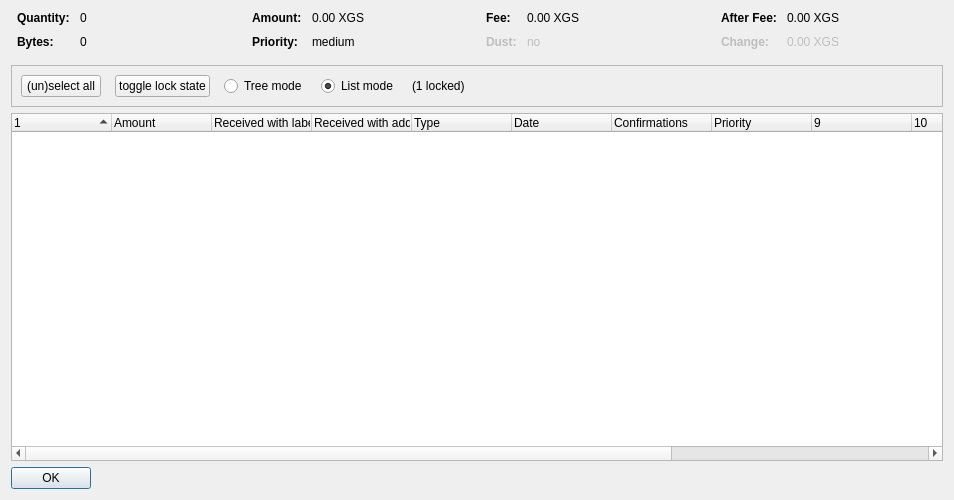
<?xml version="1.0" encoding="UTF-8"?>
<ui version="4.0">
 <class>CoinControlDialog</class>
 <widget class="QDialog" name="CoinControlDialog">
  <property name="geometry">
   <rect>
    <x>0</x>
    <y>0</y>
    <width>954</width>
    <height>500</height>
   </rect>
  </property>
  <property name="windowTitle">
   <string>Coin Selection</string>
  </property>
  <layout class="QVBoxLayout" name="verticalLayout">
   <item>
    <layout class="QHBoxLayout" name="horizontalLayoutTop" stretch="0,0,0,0">
     <property name="topMargin">
      <number>0</number>
     </property>
     <property name="bottomMargin">
      <number>10</number>
     </property>
     <item>
      <layout class="QFormLayout" name="formLayoutCoinControl1">
       <property name="horizontalSpacing">
        <number>10</number>
       </property>
       <property name="verticalSpacing">
        <number>10</number>
       </property>
       <property name="leftMargin">
        <number>6</number>
       </property>
       <property name="rightMargin">
        <number>6</number>
       </property>
       <item row="0" column="0">
        <widget class="QLabel" name="labelCoinControlQuantityText">
         <property name="font">
          <font>
           <weight>75</weight>
           <bold>true</bold>
          </font>
         </property>
         <property name="text">
          <string>Quantity:</string>
         </property>
        </widget>
       </item>
       <item row="0" column="1">
        <widget class="QLabel" name="labelCoinControlQuantity">
         <property name="cursor">
          <cursorShape>IBeamCursor</cursorShape>
         </property>
         <property name="contextMenuPolicy">
          <enum>Qt::ActionsContextMenu</enum>
         </property>
         <property name="text">
          <string notr="true">0</string>
         </property>
         <property name="textInteractionFlags">
          <set>Qt::LinksAccessibleByMouse|Qt::TextSelectableByKeyboard|Qt::TextSelectableByMouse</set>
         </property>
        </widget>
       </item>
       <item row="1" column="0">
        <widget class="QLabel" name="labelCoinControlBytesText">
         <property name="font">
          <font>
           <weight>75</weight>
           <bold>true</bold>
          </font>
         </property>
         <property name="text">
          <string>Bytes:</string>
         </property>
        </widget>
       </item>
       <item row="1" column="1">
        <widget class="QLabel" name="labelCoinControlBytes">
         <property name="cursor">
          <cursorShape>IBeamCursor</cursorShape>
         </property>
         <property name="contextMenuPolicy">
          <enum>Qt::ActionsContextMenu</enum>
         </property>
         <property name="text">
          <string notr="true">0</string>
         </property>
         <property name="textInteractionFlags">
          <set>Qt::LinksAccessibleByMouse|Qt::TextSelectableByKeyboard|Qt::TextSelectableByMouse</set>
         </property>
        </widget>
       </item>
      </layout>
     </item>
     <item>
      <layout class="QFormLayout" name="formLayoutCoinControl2">
       <property name="horizontalSpacing">
        <number>10</number>
       </property>
       <property name="verticalSpacing">
        <number>10</number>
       </property>
       <property name="leftMargin">
        <number>6</number>
       </property>
       <property name="rightMargin">
        <number>6</number>
       </property>
       <item row="0" column="0">
        <widget class="QLabel" name="labelCoinControlAmountText">
         <property name="font">
          <font>
           <weight>75</weight>
           <bold>true</bold>
          </font>
         </property>
         <property name="text">
          <string>Amount:</string>
         </property>
        </widget>
       </item>
       <item row="0" column="1">
        <widget class="QLabel" name="labelCoinControlAmount">
         <property name="cursor">
          <cursorShape>IBeamCursor</cursorShape>
         </property>
         <property name="contextMenuPolicy">
          <enum>Qt::ActionsContextMenu</enum>
         </property>
         <property name="text">
          <string notr="true">0.00 XGS</string>
         </property>
         <property name="textInteractionFlags">
          <set>Qt::LinksAccessibleByMouse|Qt::TextSelectableByKeyboard|Qt::TextSelectableByMouse</set>
         </property>
        </widget>
       </item>
       <item row="1" column="0">
        <widget class="QLabel" name="labelCoinControlPriorityText">
         <property name="font">
          <font>
           <weight>75</weight>
           <bold>true</bold>
          </font>
         </property>
         <property name="text">
          <string>Priority:</string>
         </property>
        </widget>
       </item>
       <item row="1" column="1">
        <widget class="QLabel" name="labelCoinControlPriority">
         <property name="cursor">
          <cursorShape>IBeamCursor</cursorShape>
         </property>
         <property name="contextMenuPolicy">
          <enum>Qt::ActionsContextMenu</enum>
         </property>
         <property name="text">
          <string>medium</string>
         </property>
         <property name="textInteractionFlags">
          <set>Qt::LinksAccessibleByMouse|Qt::TextSelectableByKeyboard|Qt::TextSelectableByMouse</set>
         </property>
        </widget>
       </item>
      </layout>
     </item>
     <item>
      <layout class="QFormLayout" name="formLayoutCoinControl3">
       <property name="horizontalSpacing">
        <number>10</number>
       </property>
       <property name="verticalSpacing">
        <number>10</number>
       </property>
       <property name="leftMargin">
        <number>6</number>
       </property>
       <property name="rightMargin">
        <number>6</number>
       </property>
       <item row="0" column="0">
        <widget class="QLabel" name="labelCoinControlFeeText">
         <property name="font">
          <font>
           <weight>75</weight>
           <bold>true</bold>
          </font>
         </property>
         <property name="text">
          <string>Fee:</string>
         </property>
        </widget>
       </item>
       <item row="0" column="1">
        <widget class="QLabel" name="labelCoinControlFee">
         <property name="cursor">
          <cursorShape>IBeamCursor</cursorShape>
         </property>
         <property name="contextMenuPolicy">
          <enum>Qt::ActionsContextMenu</enum>
         </property>
         <property name="text">
          <string notr="true">0.00 XGS</string>
         </property>
         <property name="textInteractionFlags">
          <set>Qt::LinksAccessibleByMouse|Qt::TextSelectableByKeyboard|Qt::TextSelectableByMouse</set>
         </property>
        </widget>
       </item>
       <item row="1" column="0">
        <widget class="QLabel" name="labelCoinControlLowOutputText">
         <property name="enabled">
          <bool>false</bool>
         </property>
         <property name="font">
          <font>
           <weight>75</weight>
           <bold>true</bold>
          </font>
         </property>
         <property name="text">
          <string>Dust:</string>
         </property>
        </widget>
       </item>
       <item row="1" column="1">
        <widget class="QLabel" name="labelCoinControlLowOutput">
         <property name="enabled">
          <bool>false</bool>
         </property>
         <property name="cursor">
          <cursorShape>IBeamCursor</cursorShape>
         </property>
         <property name="contextMenuPolicy">
          <enum>Qt::ActionsContextMenu</enum>
         </property>
         <property name="text">
          <string>no</string>
         </property>
         <property name="textInteractionFlags">
          <set>Qt::LinksAccessibleByMouse|Qt::TextSelectableByKeyboard|Qt::TextSelectableByMouse</set>
         </property>
        </widget>
       </item>
      </layout>
     </item>
     <item>
      <layout class="QFormLayout" name="formLayoutCoinControl4">
       <property name="horizontalSpacing">
        <number>10</number>
       </property>
       <property name="verticalSpacing">
        <number>10</number>
       </property>
       <property name="leftMargin">
        <number>6</number>
       </property>
       <property name="rightMargin">
        <number>6</number>
       </property>
       <item row="0" column="0">
        <widget class="QLabel" name="labelCoinControlAfterFeeText">
         <property name="font">
          <font>
           <weight>75</weight>
           <bold>true</bold>
          </font>
         </property>
         <property name="text">
          <string>After Fee:</string>
         </property>
        </widget>
       </item>
       <item row="0" column="1">
        <widget class="QLabel" name="labelCoinControlAfterFee">
         <property name="cursor">
          <cursorShape>IBeamCursor</cursorShape>
         </property>
         <property name="contextMenuPolicy">
          <enum>Qt::ActionsContextMenu</enum>
         </property>
         <property name="text">
          <string notr="true">0.00 XGS</string>
         </property>
         <property name="textInteractionFlags">
          <set>Qt::LinksAccessibleByMouse|Qt::TextSelectableByKeyboard|Qt::TextSelectableByMouse</set>
         </property>
        </widget>
       </item>
       <item row="1" column="0">
        <widget class="QLabel" name="labelCoinControlChangeText">
         <property name="enabled">
          <bool>false</bool>
         </property>
         <property name="font">
          <font>
           <weight>75</weight>
           <bold>true</bold>
          </font>
         </property>
         <property name="text">
          <string>Change:</string>
         </property>
        </widget>
       </item>
       <item row="1" column="1">
        <widget class="QLabel" name="labelCoinControlChange">
         <property name="enabled">
          <bool>false</bool>
         </property>
         <property name="cursor">
          <cursorShape>IBeamCursor</cursorShape>
         </property>
         <property name="contextMenuPolicy">
          <enum>Qt::ActionsContextMenu</enum>
         </property>
         <property name="text">
          <string notr="true">0.00 XGS</string>
         </property>
         <property name="textInteractionFlags">
          <set>Qt::LinksAccessibleByMouse|Qt::TextSelectableByKeyboard|Qt::TextSelectableByMouse</set>
         </property>
        </widget>
       </item>
      </layout>
     </item>
    </layout>
   </item>
   <item>
    <widget class="QFrame" name="frame">
     <property name="minimumSize">
      <size>
       <width>0</width>
       <height>40</height>
      </size>
     </property>
     <property name="frameShape">
      <enum>QFrame::StyledPanel</enum>
     </property>
     <property name="frameShadow">
      <enum>QFrame::Sunken</enum>
     </property>
     <layout class="QHBoxLayout" name="horizontalLayout">
      <item>
       <layout class="QHBoxLayout" name="horizontalLayoutPanel" stretch="0,0,0,0,0,0">
        <property name="spacing">
         <number>14</number>
        </property>
        <item>
         <widget class="QPushButton" name="pushButtonSelectAll">
          <property name="sizePolicy">
           <sizepolicy hsizetype="Maximum" vsizetype="Fixed">
            <horstretch>0</horstretch>
            <verstretch>0</verstretch>
           </sizepolicy>
          </property>
          <property name="text">
           <string>(un)select all</string>
          </property>
          <property name="autoDefault">
           <bool>false</bool>
          </property>
         </widget>
        </item>
        <item>
         <widget class="QPushButton" name="pushButtonToggleLock">
          <property name="sizePolicy">
           <sizepolicy hsizetype="Maximum" vsizetype="Fixed">
            <horstretch>0</horstretch>
            <verstretch>0</verstretch>
           </sizepolicy>
          </property>
          <property name="text">
           <string>toggle lock state</string>
          </property>
          <property name="autoDefault">
           <bool>false</bool>
          </property>
         </widget>
        </item>
        <item>
         <widget class="QRadioButton" name="radioTreeMode">
          <property name="sizePolicy">
           <sizepolicy hsizetype="Maximum" vsizetype="Fixed">
            <horstretch>0</horstretch>
            <verstretch>0</verstretch>
           </sizepolicy>
          </property>
          <property name="text">
           <string>Tree mode</string>
          </property>
         </widget>
        </item>
        <item>
         <widget class="QRadioButton" name="radioListMode">
          <property name="sizePolicy">
           <sizepolicy hsizetype="Maximum" vsizetype="Fixed">
            <horstretch>0</horstretch>
            <verstretch>0</verstretch>
           </sizepolicy>
          </property>
          <property name="text">
           <string>List mode</string>
          </property>
          <property name="checked">
           <bool>true</bool>
          </property>
         </widget>
        </item>
        <item>
         <widget class="QLabel" name="labelLocked">
          <property name="text">
           <string>(1 locked)</string>
          </property>
         </widget>
        </item>
        <item>
         <spacer name="horizontalSpacer">
          <property name="orientation">
           <enum>Qt::Horizontal</enum>
          </property>
          <property name="sizeHint" stdset="0">
           <size>
            <width>40</width>
            <height>20</height>
           </size>
          </property>
         </spacer>
        </item>
       </layout>
      </item>
     </layout>
    </widget>
   </item>
   <item>
    <widget class="CoinControlTreeWidget" name="treeWidget">
     <property name="contextMenuPolicy">
      <enum>Qt::CustomContextMenu</enum>
     </property>
     <property name="sortingEnabled">
      <bool>false</bool>
     </property>
     <property name="columnCount">
      <number>13</number>
     </property>
     <attribute name="headerShowSortIndicator" stdset="0">
      <bool>true</bool>
     </attribute>
     <attribute name="headerStretchLastSection">
      <bool>false</bool>
     </attribute>
     <column>
      <property name="text">
       <string/>
      </property>
     </column>
     <column>
      <property name="text">
       <string>Amount</string>
      </property>
     </column>
     <column>
      <property name="text">
       <string>Received with label</string>
      </property>
     </column>
     <column>
      <property name="text">
       <string>Received with address</string>
      </property>
     </column>
     <column>
      <property name="text">
	<string>Type</string>
      </property>
     </column>
     <column>
      <property name="text">	 
       <string>Date</string>
      </property>
     </column>
     <column>
      <property name="text">
       <string>Confirmations</string>
      </property>
      <property name="toolTip">
       <string>Confirmed</string>
      </property>
     </column>
     <column>
      <property name="text">
       <string>Priority</string>
      </property>
     </column>
     <column>
      <property name="text">
       <string/>
      </property>
     </column>
     <column>
      <property name="text">
       <string/>
      </property>
     </column>
     <column>
      <property name="text">
       <string/>
      </property>
     </column>
     <column>
      <property name="text">
       <string/>
      </property>
     </column>
     <column>
      <property name="text">
       <string/>
      </property>
     </column>
    </widget>
   </item>
   <item>
    <widget class="QDialogButtonBox" name="buttonBox">
     <property name="sizePolicy">
      <sizepolicy hsizetype="Maximum" vsizetype="Fixed">
       <horstretch>0</horstretch>
       <verstretch>0</verstretch>
      </sizepolicy>
     </property>
     <property name="orientation">
      <enum>Qt::Horizontal</enum>
     </property>
     <property name="standardButtons">
      <set>QDialogButtonBox::Ok</set>
     </property>
    </widget>
   </item>
  </layout>
 </widget>
 <customwidgets>
  <customwidget>
   <class>CoinControlTreeWidget</class>
   <extends>QTreeWidget</extends>
   <header>coincontroltreewidget.h</header>
  </customwidget>
 </customwidgets>
 <resources/>
 <connections/>
</ui>
